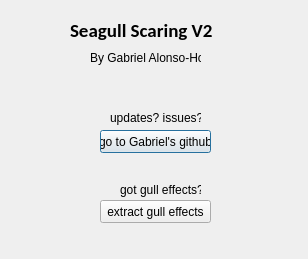
<?xml version="1.0" encoding="UTF-8"?>
<ui version="4.0">
 <class>Dialog</class>
 <widget class="QDialog" name="Dialog">
  <property name="geometry">
   <rect>
    <x>0</x>
    <y>0</y>
    <width>308</width>
    <height>259</height>
   </rect>
  </property>
  <property name="windowTitle">
   <string>Dialog</string>
  </property>
  <widget class="QLabel" name="title_label">
   <property name="geometry">
    <rect>
     <x>70</x>
     <y>0</y>
     <width>151</width>
     <height>61</height>
    </rect>
   </property>
   <property name="font">
    <font>
     <family>Calibri</family>
     <pointsize>14</pointsize>
     <weight>75</weight>
     <bold>true</bold>
    </font>
   </property>
   <property name="text">
    <string>Seagull Scaring V2</string>
   </property>
  </widget>
  <widget class="QLabel" name="author_label">
   <property name="geometry">
    <rect>
     <x>90</x>
     <y>50</y>
     <width>111</width>
     <height>16</height>
    </rect>
   </property>
   <property name="text">
    <string>By Gabriel Alonso-Holt</string>
   </property>
  </widget>
  <widget class="QLabel" name="gh_label">
   <property name="geometry">
    <rect>
     <x>110</x>
     <y>110</y>
     <width>91</width>
     <height>16</height>
    </rect>
   </property>
   <property name="text">
    <string>updates? issues?</string>
   </property>
  </widget>
  <widget class="QPushButton" name="gh_button">
   <property name="geometry">
    <rect>
     <x>100</x>
     <y>130</y>
     <width>111</width>
     <height>23</height>
    </rect>
   </property>
   <property name="text">
    <string>go to Gabriel's github</string>
   </property>
  </widget>
  <widget class="QPushButton" name="extract_button">
   <property name="geometry">
    <rect>
     <x>100</x>
     <y>200</y>
     <width>111</width>
     <height>23</height>
    </rect>
   </property>
   <property name="text">
    <string>extract gull effects</string>
   </property>
  </widget>
  <widget class="QLabel" name="gull_label">
   <property name="geometry">
    <rect>
     <x>120</x>
     <y>180</y>
     <width>81</width>
     <height>20</height>
    </rect>
   </property>
   <property name="text">
    <string>got gull effects?</string>
   </property>
  </widget>
 </widget>
 <resources/>
 <connections/>
</ui>
